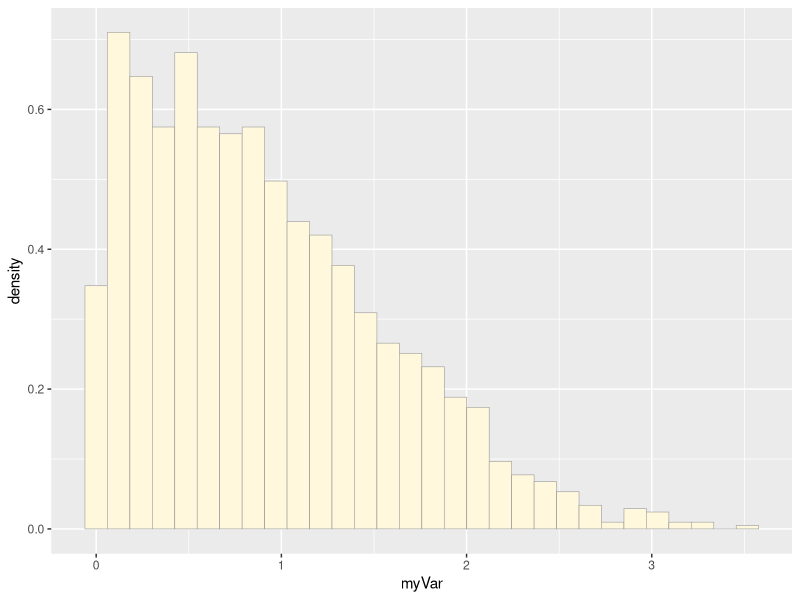
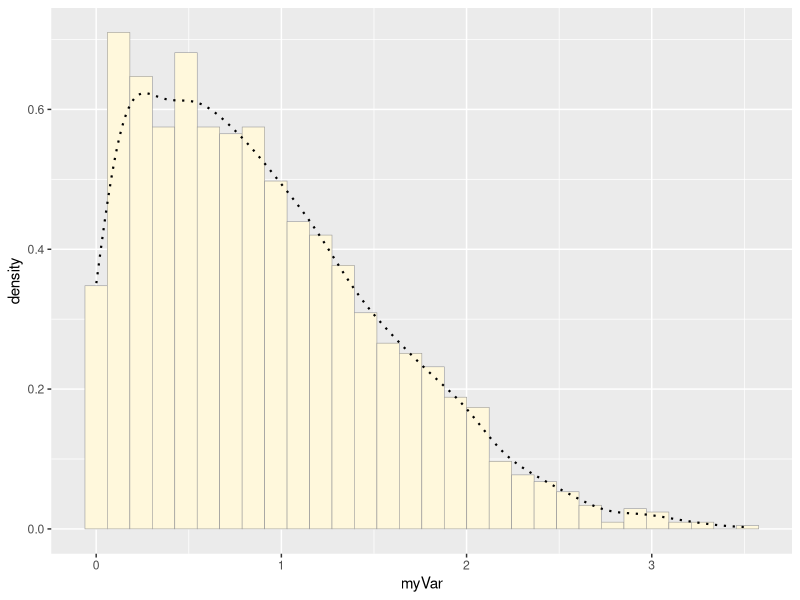
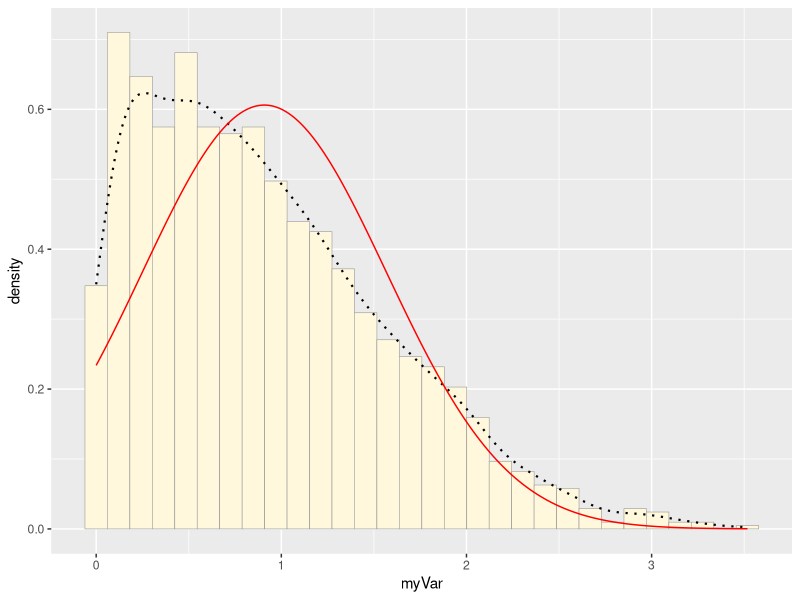
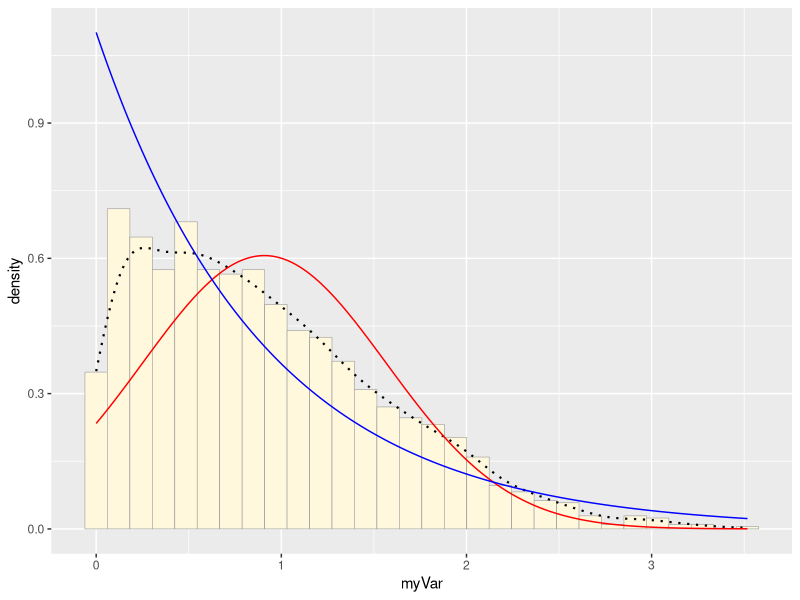
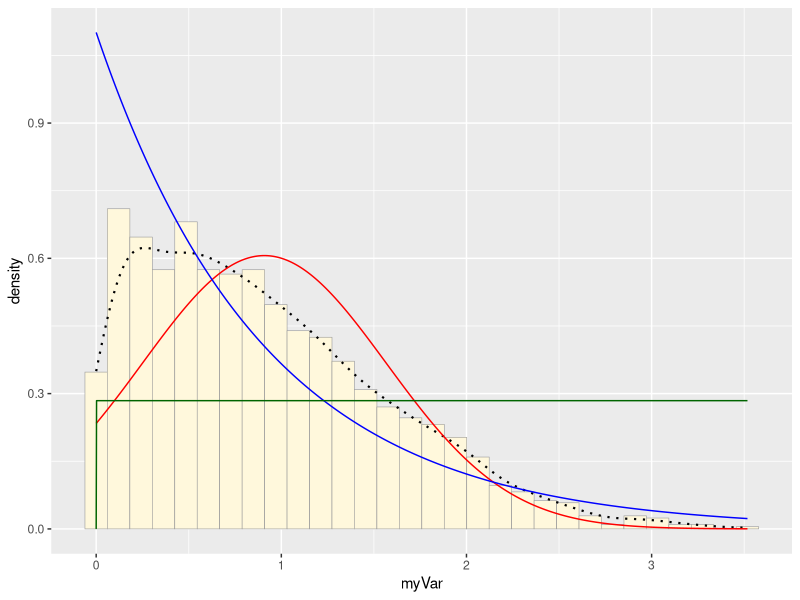
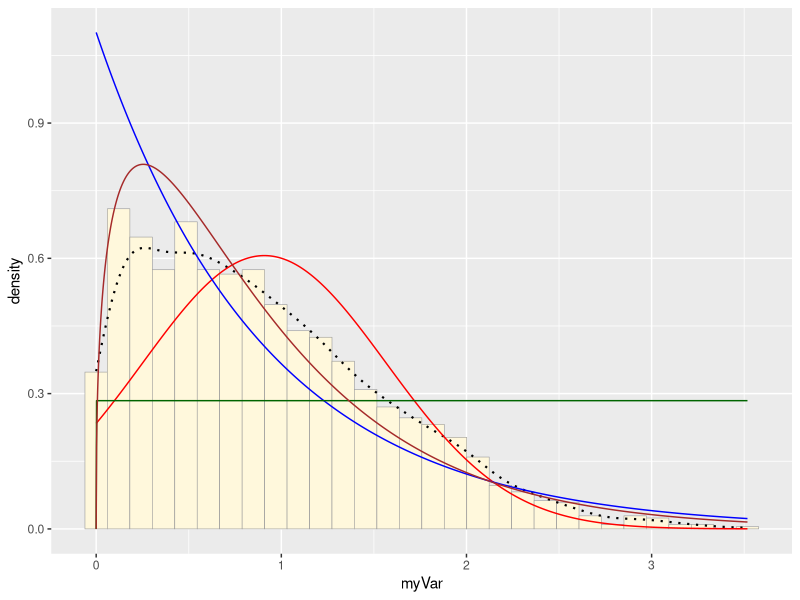
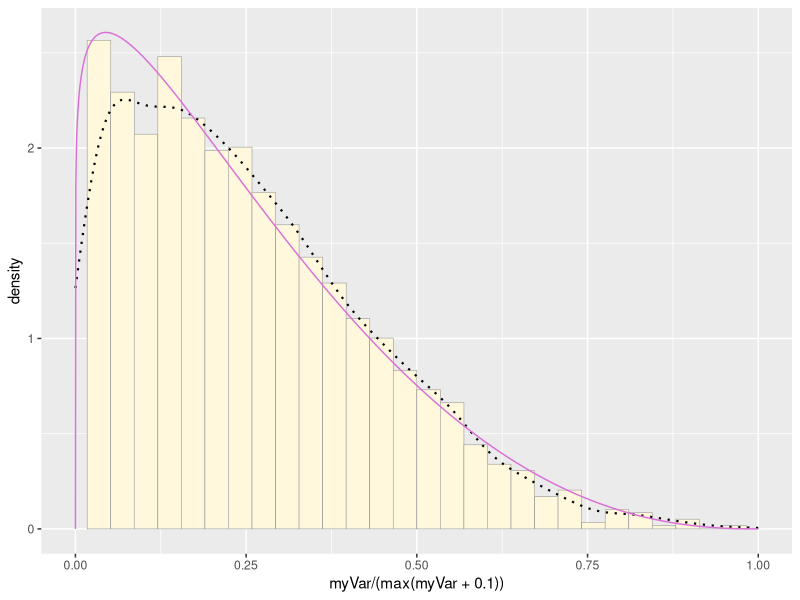

These figures' R source, in order:
## ---- chunk 1
knitr::opts_chunk$set(echo = TRUE)
## ---- chunk 2
library(ggplot2) # for graphics
library(MASS) # for maximum likelihood estimation
## ---- chunk 3
# quick and dirty, a truncated normal distribution to work on the solution set

z <- rnorm(n=3000,mean=0.2)
z <- data.frame(1:3000,z)
names(z) <- list("ID","myVar")
z <- z[z$myVar>0,]
str(z)
summary(z$myVar)
## ---- chunk 4
p1 <- ggplot(data=z, aes(x=myVar, y=..density..)) +
  geom_histogram(color="grey60",fill="cornsilk",size=0.2) 
print(p1)
## ---- chunk 5
p1 <-  p1 +  geom_density(linetype="dotted",size=0.75)
print(p1)
## ---- chunk 6
normPars <- fitdistr(z$myVar,"normal")
print(normPars)
str(normPars)
normPars$estimate["mean"] # note structure of getting a named attribute

## ---- chunk 7

meanML <- normPars$estimate["mean"]
sdML <- normPars$estimate["sd"]

xval <- seq(0,max(z$myVar),len=length(z$myVar))

 stat <- stat_function(aes(x = xval, y = ..y..), fun = dnorm, colour="red", n = length(z$myVar), args = list(mean = meanML, sd = sdML))
 p1 + stat
## ---- chunk 8
expoPars <- fitdistr(z$myVar,"exponential")
rateML <- expoPars$estimate["rate"]

stat2 <- stat_function(aes(x = xval, y = ..y..), fun = dexp, colour="blue", n = length(z$myVar), args = list(rate=rateML))
 p1 + stat + stat2
## ---- chunk 9
stat3 <- stat_function(aes(x = xval, y = ..y..), fun = dunif, colour="darkgreen", n = length(z$myVar), args = list(min=min(z$myVar), max=max(z$myVar)))
 p1 + stat + stat2 + stat3
## ---- chunk 10
gammaPars <- fitdistr(z$myVar,"gamma")
shapeML <- gammaPars$estimate["shape"]
rateML <- gammaPars$estimate["rate"]

stat4 <- stat_function(aes(x = xval, y = ..y..), fun = dgamma, colour="brown", n = length(z$myVar), args = list(shape=shapeML, rate=rateML))
 p1 + stat + stat2 + stat3 + stat4
## ---- chunk 11

pSpecial <- ggplot(data=z, aes(x=myVar/(max(myVar + 0.1)), y=..density..)) +
  geom_histogram(color="grey60",fill="cornsilk",size=0.2) + 
  xlim(c(0,1)) +
  geom_density(size=0.75,linetype="dotted")

betaPars <- fitdistr(x=z$myVar/max(z$myVar + 0.1),start=list(shape1=1,shape2=2),"beta")
shape1ML <- betaPars$estimate["shape1"]
shape2ML <- betaPars$estimate["shape2"]

statSpecial <- stat_function(aes(x = xval, y = ..y..), fun = dbeta, colour="orchid", n = length(z$myVar), args = list(shape1=shape1ML,shape2=shape2ML))
pSpecial + statSpecial
